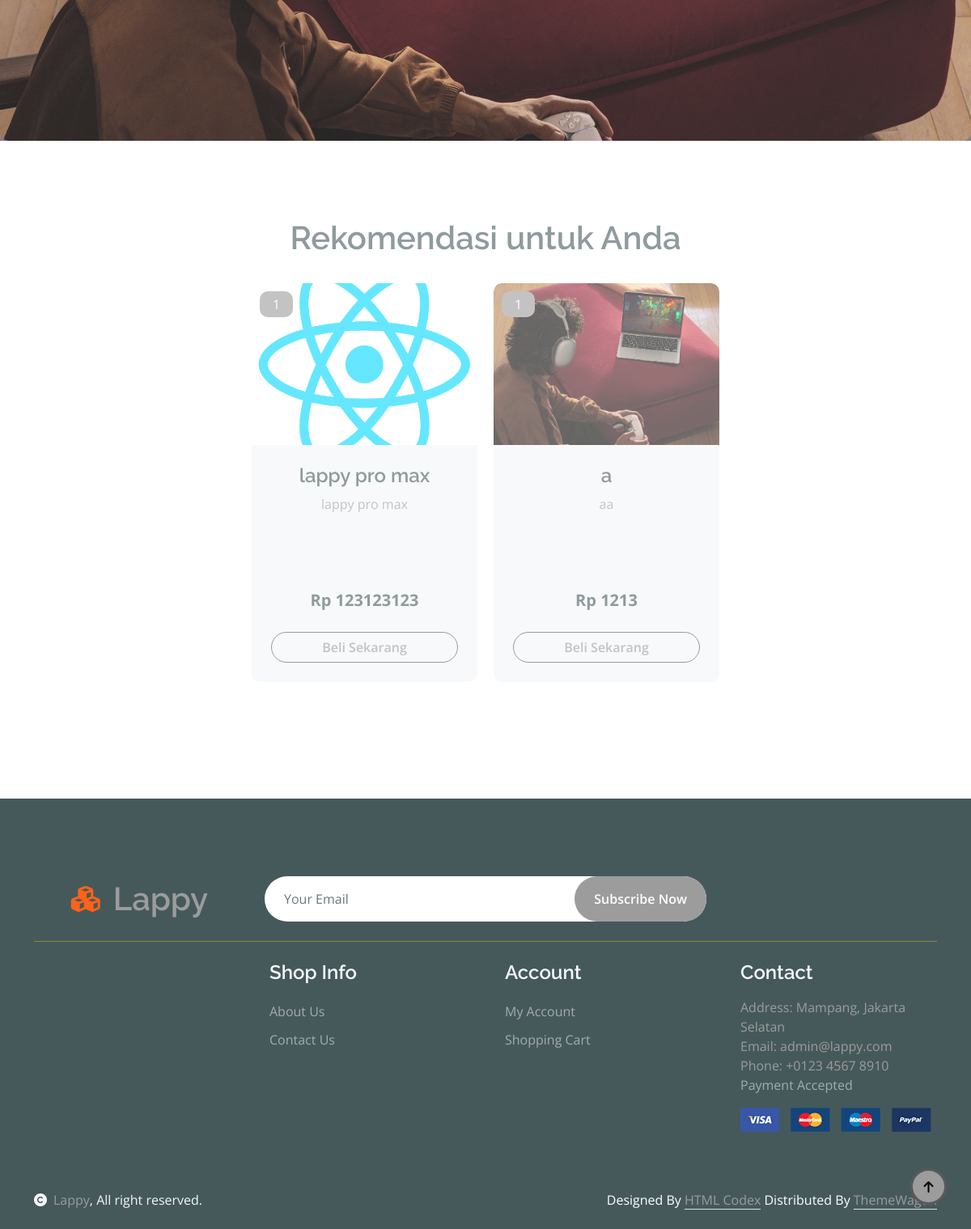
/1/ (signed in, lower part), run on an earlier commit of the app's database.
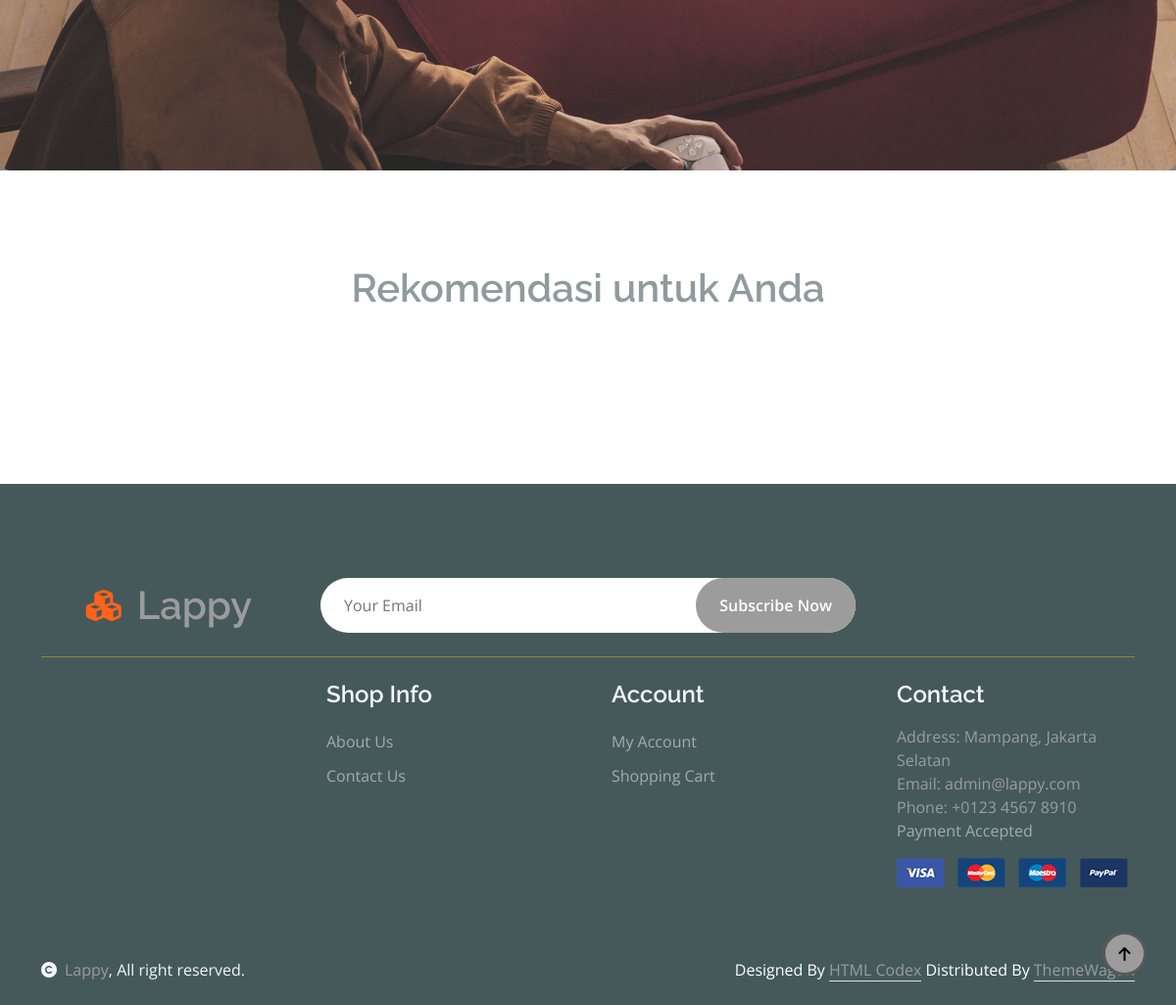
And on a later commit of the database.
### lappy_app/models.py (models this page shows)
class Products (models.Model):
    product_name = models.CharField(max_length=200)
    product_description = models.TextField()
    supplier_id = models.IntegerField()
    category_id = models.CharField(max_length=20)
    unit = models.CharField(max_length=200)
    price = models.IntegerField()
    photo = models.ImageField(upload_to='images', blank=True, null=True)
    def image_tag(self):
        return mark_safe('<img src="%s" width="100px" height="100px" />'%(self.photo.url))
    image_tag.short_description = 'Image'

### lappy_app/views.py (the view)
# urls.py: path('', landing, name='landing'),
def landing(request, category=None):
    context ={}
    if category == None:
        context["products"] = Products.objects.all()
        context["categories"] = Categories.objects.all()
        return render(request, "index.html", context)
    else:
        context["products"] = Products.objects.filter(category_id = category)
        context["categories"] = Categories.objects.all()
        return render(request, "index.html", context)

### lappy_app/templates/index.html (shortened to what this page needs)
{% include "components/header.html" %}
{% include "components/carousel.html" %}
{% include "components/product_catalog.html" %}
{% include "components/footer.html" %}

### lappy_app/templates/components/product_catalog.html (shortened to what this page needs)
{% load static %}
        <div class="container-fluid fruite py-5" style="opacity: .6;">
            <div class="container py-5">
                <div class="tab-class text-center">
                    <div class="d-flex">
                        <div class="w-100 text-center mb-4">
                            <h1>Rekomendasi untuk Anda</h1>
                        </div>
                    </div>
                    <div class="tab-content">
                        <div id="tab-1" class="tab-pane fade show p-0 active">
                            <div class="d-flex justify-content-center flex-wrap align-items-center" style="gap: 20px;">
                                {% for product in products %}
                                <div class="col-md-6 col-lg-4 col-xl-3">
                                    <div class="rounded position-relative fruite-item">
                                        <a href="{% url 'detail' id=product.pk %}">
                                            <div class="fruite-img">
                                                <img src="{{product.photo.url}}" class="img-fluid w-100 rounded-top object-fit-cover" style="width: 300px; height: 200px; object-fit: cover;" alt="">
                                            </div>
                                        </a>
                                        <div class="text-white bg-secondary px-3 py-1 rounded position-absolute" style="top: 10px; left: 10px;">{{product.category_id}}</div>
                                        <div class="p-4 bg-light border-top-0 rounded-bottom">
                                            <a href="{% url 'detail' id=product.pk %}">
                                                <h4>{{product.product_name}}</h4>
                                                <p style="height: 100px; overflow: auto;">{{product.product_description}}</p>
                                            </a>
                                            <div class="d-flex flex-column justify-content-between flex-lg-wrap">
                                                <p class="text-dark fs-5 fw-bold mb-4">Rp {{ product.price }}</p>
                                                <a href="#" class="btn border border-secondary rounded-pill px-3 text-primary">
                                                    Beli Sekarang
                                                </a>
                                            </div>
                                        </div>
                                    </div>
                                </div>
                                {% endfor %}
                            </div>
                        </div>
                    </div>
                </div>
            </div>
        </div>

What changed in the data, as far as the page shows it:
no longer on this page (row edited): Products: photo (picture), category_id "1", product_name "lappy pro max", product_description "lappy pro max", price "123123123"
no longer on this page (row edited): Products: photo (picture), category_id "1", product_name "a", product_description "aa", price "1213"
